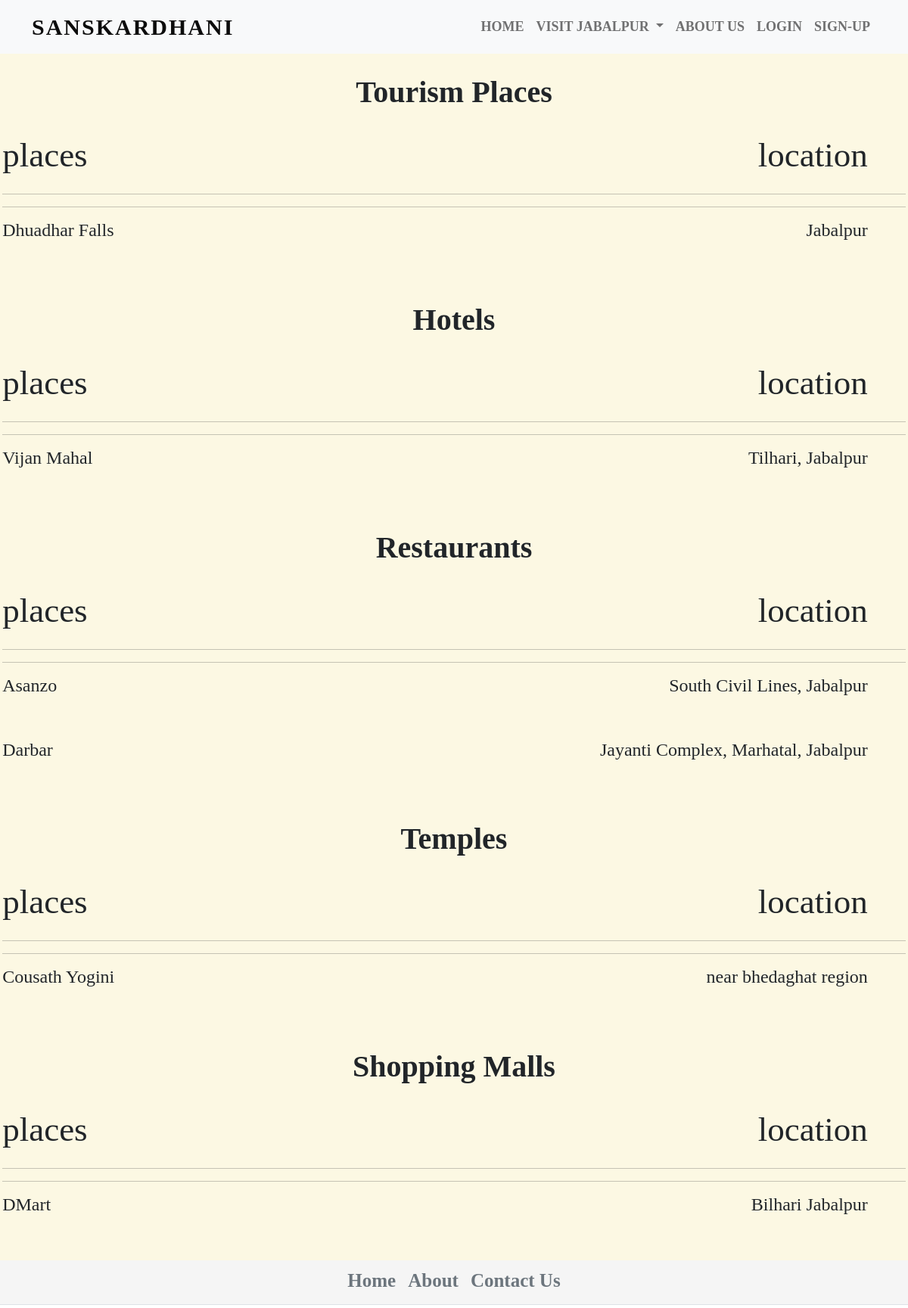
The page /sanskardhani/accounts/marked_places/ on the database its author committed.
### TourismPlaces/models.py (models this page shows)
class VisitLaterTP(models.Model):
    place_name = models.CharField(max_length=100, blank=False)
    location = models.CharField(max_length=250, blank=False)
    category = models.CharField(max_length=50, blank=False, default="Tourism_Places")
    class Meta:
        verbose_name = 'VisitLaterTP'
        verbose_name_plural = 'Visit Later'

### Hotels/models.py (models this page shows)
class VisitLater(models.Model):
    hotel_name = models.CharField(max_length=100, blank=False)
    location = models.CharField(max_length=250, blank=False)
    category = models.CharField(max_length=50, blank=False, default="Hotel")
    class Meta:
        verbose_name = 'VisitLater'
        verbose_name_plural = 'Visit Later'

### Restaurants/models.py (models this page shows)
class VisitLaterR(models.Model):
    restaurant_name = models.CharField(max_length=100, blank=False)
    location = models.CharField(max_length=250, blank=False)
    category = models.CharField(max_length=50, blank=False, default="Restaurant")
    class Meta:
        verbose_name = 'VisitLaterR'
        verbose_name_plural = 'Visit Later'

### Temples/models.py (models this page shows)
class VisitLaterT(models.Model):
    temple_name = models.CharField(max_length=100, blank=False)
    location = models.CharField(max_length=250, blank=False)
    category = models.CharField(max_length=50, blank=False, default="Temple")
    class Meta:
        verbose_name = 'VisitLaterT'
        verbose_name_plural = 'Visit Later'

### ShoppingMalls/models.py (models this page shows)
class VisitLaterS(models.Model):
    mall_name = models.CharField(max_length=100, blank=False)
    location = models.CharField(max_length=250, blank=False)
    category = models.CharField(max_length=50, blank=False, default="Shopping_Mall")
    class Meta:
        verbose_name = 'VisitLaterS'
        verbose_name_plural = 'Visit Later'

### accounts/views.py (the view)
# urls.py: path('marked_places/', views.marked_places, name='marked_places'),
def marked_places(request):
    addedhotel = VisitLater.objects.all()
    addedrestaurant = VisitLaterR.objects.all()
    addedmall = VisitLaterS.objects.all()
    addedtemple = VisitLaterT.objects.all()
    addedplace = VisitLaterTP.objects.all()
    data = {
        'addedhotel' : addedhotel,
        'addedrestaurant' : addedrestaurant,
        'addedmall' : addedmall,
        'addedtemple' : addedtemple,
        'addedplace' : addedplace,
    }
    return render(request, "marked_places.html", data)

### templates/marked_places.html
{% extends 'base.html' %}
{% load static %}
{% block content %}
<div class="mark">
    <center><h1>Tourism Places</h1></center> <br>
     <div class="d-flex justify-content-between align-items-center">
         <h3>places</h3>
         <div class="btn-r">
             <h3>location</h3>
         </div>
     </div><hr><hr>
     {% for tp in addedplace %}
     <div class="d-flex justify-content-between align-items-center">
         <h4>{{ tp.place_name }}</h4>
         <div class="btn-r">
             <h4>{{ tp.location }}</h4>
         </div>
     </div><br><br>
     {% endfor %}
     <center><h1>Hotels</h1></center> <br>
     <div class="d-flex justify-content-between align-items-center">
         <h3>places</h3>
         <div class="btn-r">
             <h3>location</h3>
         </div>
     </div><hr><hr>
     {% for h in addedhotel %}
     <div class="d-flex justify-content-between align-items-center">
         <h4>{{ h.hotel_name }}</h4>
         <div class="btn-r">
             <h4>{{ h.location }}</h4>
         </div>
     </div><br><br>
     {% endfor %}
     <center><h1>Restaurants</h1></center> <br>
     <div class="d-flex justify-content-between align-items-center">
         <h3>places</h3>
         <div class="btn-r">
             <h3>location</h3>
         </div>
     </div><hr><hr>
     {% for r in addedrestaurant %}
     <div class="d-flex justify-content-between align-items-center">
         <h4>{{ r.restaurant_name }}</h4>
         <div class="btn-r">
             <h4>{{ r.location }}</h4>
         </div>
     </div><br><br>
     {% endfor %}
     <center><h1>Temples</h1></center> <br>
     <div class="d-flex justify-content-between align-items-center">
         <h3>places</h3>
         <div class="btn-r">
             <h3>location</h3>
         </div>
     </div><hr><hr>
     {% for t in addedtemple %}
     <div class="d-flex justify-content-between align-items-center">
         <h4>{{ t.temple_name }}</h4>
         <div class="btn-r">
             <h4>{{ t.location }}</h4>
         </div>
     </div><br><br>
     {% endfor %}
     <center><h1>Shopping Malls</h1></center> <br>
     <div class="d-flex justify-content-between align-items-center">
         <h3>places</h3>
         <div class="btn-r">
             <h3>location</h3>
         </div>
     </div><hr><hr>
     {% for s in addedmall %}
     <div class="d-flex justify-content-between align-items-center">
         <h4>{{ s.mall_name }}</h4>
         <div class="btn-r">
             <h4>{{ s.location }}</h4>
         </div>
     </div><br><br>
     {% endfor %}
</div>
{% endblock  %}

### images/css/style.css (style rules this page uses)
* { font-family: montserrat; }
h1 { margin-top: 3vh; text-align: center; font-weight: bold; }
h3 { font-size: 45px; }
.btn-r { text-align:right; margin-right: 50px; }

### rows shown on the page
VisitLaterTP: place_name "Dhuadhar Falls", location "Jabalpur"
VisitLater: hotel_name "Vijan Mahal", location "Tilhari, Jabalpur"
VisitLaterR: restaurant_name "Asanzo", location "South Civil Lines, Jabalpur"
VisitLaterR: restaurant_name "Darbar", location "Jayanti Complex, Marhatal, Jabalpur"
VisitLaterT: temple_name "Cousath Yogini", location "near bhedaghat region"
VisitLaterS: mall_name "DMart", location "Bilhari Jabalpur"
